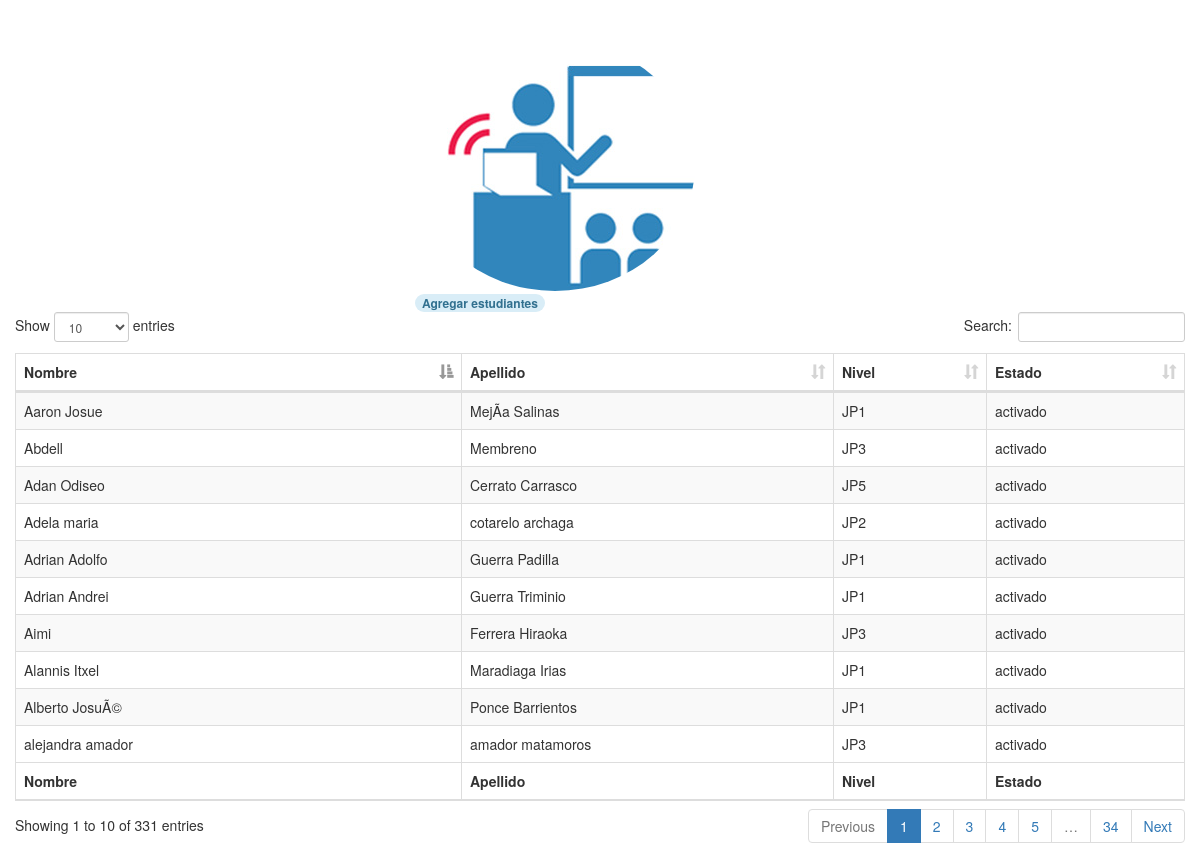
The page /pages-modules/administration/CrearMatricula.php on the database its author committed.
### tables this page shows
CREATE TABLE IF NOT EXISTS `tbl_personas` (
  `CODIGO_PERSONA` int(11) NOT NULL,
  `NOMBRE` varchar(35) NOT NULL,
  `APELLIDO` varchar(35) NOT NULL,
  `TEL_MOVIL` int(11) DEFAULT NULL,
  `TEL_FIJO` int(11) DEFAULT NULL,
  `CORREO_ELECTRONICO` varchar(60) NOT NULL,
  `NUMERO_IDENTIDAD` int(11) NOT NULL,
  `FECHA_NACIMIENTO` date NOT NULL,
  `GENERO` varchar(1) NOT NULL,
  `CODIGO_LOCALIZACION` int(11) NOT NULL,
  `CODIGO_ROL` int(11) NOT NULL,
  `estado` varchar(1) NOT NULL,
  `CODIGO_NIVEL` int(11) NOT NULL
);

CREATE TABLE IF NOT EXISTS `tbl_niveles` (
  `CODIGO_NIVEL` int(11) NOT NULL,
  `NOMBRE_NIVEL` varchar(15) DEFAULT NULL
);

### pages-modules/administration/CrearMatricula.php (the view, shortened to what this page needs)
<!DOCTYPE html>
<html>
<head>
        <link href="css/css/bootstrap.min.css" rel="stylesheet" type="text/css"/>
        <link href="css/css/dataTables.bootstrap.min.css" rel="stylesheet" type="text/css"/>
 </head>
<?php
    include '../../conection/conection.php';
    $stmt = $db->prepare("CALL SP_SELECCIONAR_ESTUDIANTES()");
    $stmt->execute();
    $rows = $stmt->fetchAll(PDO::FETCH_ASSOC);
 ?>
    <div class="col-sm-6 col-md-4">
        <br>
        <br>
        <div class="profile-header-container btn_add" role="button"
            data-toggle="modal" data-target="#addSalones">
            <img class="img-circle" src="images/add_salones.jpg" alt="" id="profile"/>
            <div class="rank-label-container">
                <span class='badge alert-info'>Agregar estudiantes</div>
            </div>
        </div>
    <br>
  <br>
  <br>
  <br>
 <div class="container col-md-12" >
 <div class="form-group">
<div class="table-responsive">
<table id="example" class="table table-striped table-bordered table-hover" >
        <thead>
            <tr>
                <th>Nombre</th>
                <th>Apellido</th>
                <th>Nivel</th>
                <th>Estado</th>
            </tr>
        </thead>
        <tfoot>
            <tr>
                <th>Nombre</th>
                <th>Apellido</th>
                <th>Nivel</th>
                <th>Estado</th>
            </tr>
        </tfoot>
        <tbody>
<?php
    foreach ($rows as $row){
        $CODIGO_PERSONA           = $row['CODIGO_PERSONA'];
        $NOMBRE          = $row['NOMBRE'];
        $ESTADO               = $row['estado'];
        $APELLIDO               = $row['APELLIDO'];
        $NIVEL               = $row['NOMBRE_NIVEL'];
        if($ESTADO == 's'){
        ?>
                        <tr class="btn_view" role="button"
                            data-toggle="modal" data-target="#viewMoreMatricula"
                                data-id = <?php echo $CODIGO_PERSONA ?> >
                            <td><?php echo $NOMBRE ?></td>
                            <td><?php echo $APELLIDO ?></td>
                            <td><?php echo $NIVEL ?></td>
                            <td>activado</td>
                        </tr>
<?php
        }
    }
?>
                </tbody>
            </table>
        </div>
    </div>
</div>

### rows shown on the page
tbl_personas: NOMBRE "Alannis Itxel", APELLIDO "Maradiaga Irias", tbl_niveles.NOMBRE_NIVEL "JP1"
tbl_personas: NOMBRE "Alberto JosuÃ©", APELLIDO "Ponce Barrientos", tbl_niveles.NOMBRE_NIVEL "JP1"
tbl_personas: NOMBRE "Aaron Josue", APELLIDO "MejÃ­a Salinas", tbl_niveles.NOMBRE_NIVEL "JP1"
tbl_personas: NOMBRE "Adela maria", APELLIDO "cotarelo archaga", tbl_niveles.NOMBRE_NIVEL "JP2"
tbl_personas: NOMBRE "Adrian Andrei", APELLIDO "Guerra Triminio", tbl_niveles.NOMBRE_NIVEL "JP1"
tbl_personas: NOMBRE "Adrian Adolfo", APELLIDO "Guerra Padilla", tbl_niveles.NOMBRE_NIVEL "JP1"
tbl_personas: NOMBRE "alejandra amador", APELLIDO "amador matamoros", tbl_niveles.NOMBRE_NIVEL "JP3"
tbl_personas: NOMBRE "Abdell", APELLIDO "Membreno", tbl_niveles.NOMBRE_NIVEL "JP3"
tbl_personas: NOMBRE "Aimi", APELLIDO "Ferrera Hiraoka", tbl_niveles.NOMBRE_NIVEL "JP3"
tbl_personas: NOMBRE "Adan Odiseo", APELLIDO "Cerrato Carrasco", tbl_niveles.NOMBRE_NIVEL "JP5"
